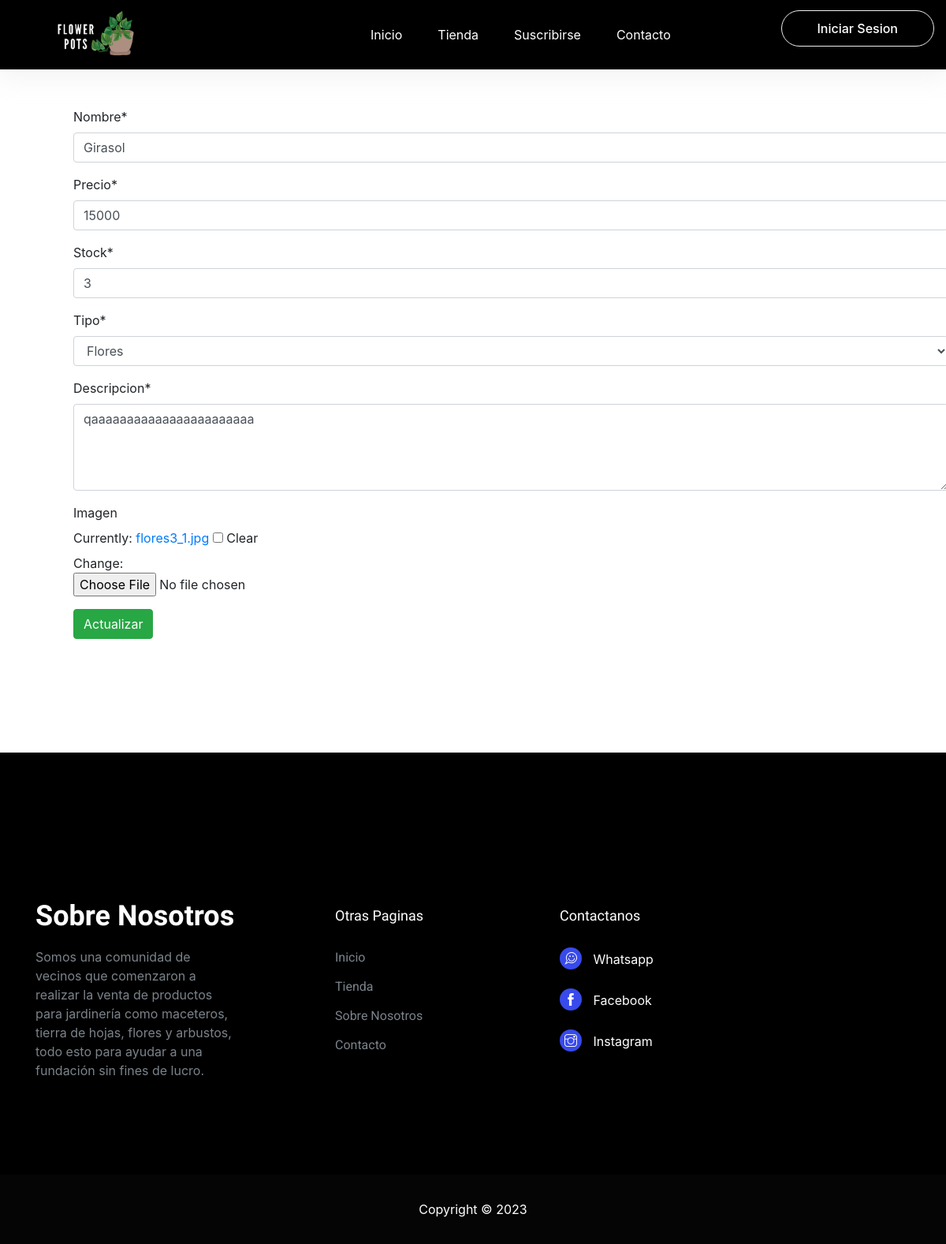
Page /update/36/ on the earlier database version.
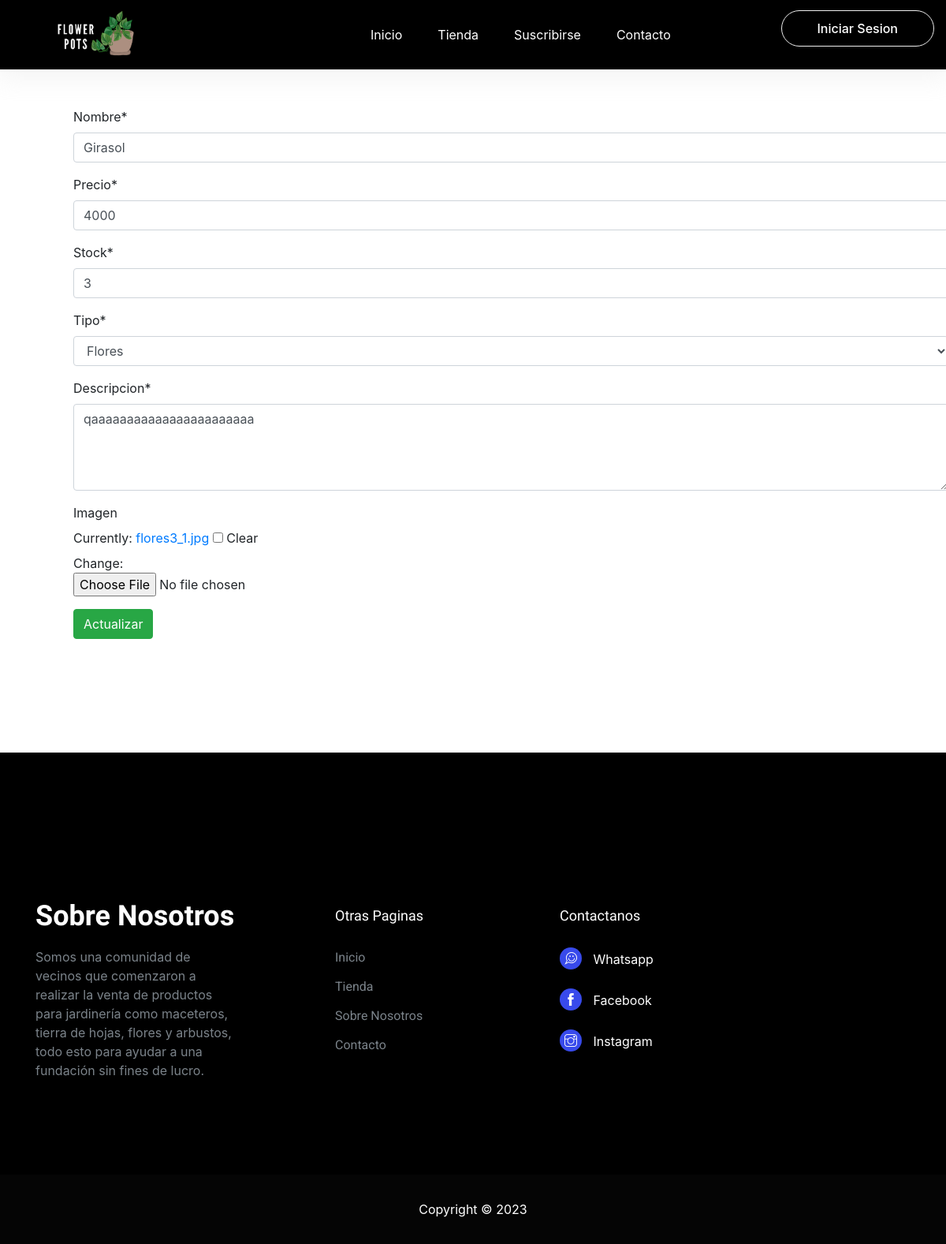
Same page on the later database version.
### core/models.py (models this page shows, shortened)
class Producto(models.Model):
    nombre = models.CharField(max_length=50)
    precio = models.IntegerField()
    stock = models.PositiveIntegerField()
    tipo = models.ForeignKey(TipoProducto, on_delete=models.CASCADE)
    descripcion = models.CharField(max_length=250)
    imagen = models.ImageField(null=True,blank=True)
    created_at = models.DateTimeField(auto_now_add=True)
    updated_at = models.DateTimeField(auto_now=True)

### core/views.py (the view)
# urls.py: path('update/<id>/', update, name="update"),
def update(request, id):
    producto = Producto.objects.get(id=id) #buscamos un producto por su id (primer campo base de datos y el otro es nuestro)
    data = {
        'form' : ProductoForm(instance=producto) #Carga la info en el formulario
    }
    if request.method == 'POST':
        formulario = ProductoForm(data=request.POST, instance=producto, files=request.FILES)
        if formulario.is_valid():
            formulario.save() #Commit, update
            messages.success(request, "Producto modificado correctamente")
            data['form'] = formulario #actualizar visualmente el formulario
    return render(request,'core/update-product.html',data)

### core/forms.py
class ProductoForm(ModelForm):
    nombre = forms.CharField(widget=forms.TextInput(attrs={"placeholder":"Ingrese Nombre"}))
    precio = forms.IntegerField(min_value=0,widget=forms.NumberInput(attrs={"placeholder":"Ingrese Precio"}))
    stock = forms.IntegerField(min_value=0,widget=forms.NumberInput(attrs={"placeholder":"Ingrese Stock"}))
    descripcion = forms.CharField(min_length=10,max_length=200,widget=forms.Textarea(attrs={"rows":4}))
    class Meta:
        model = Producto
        fields = '__all__'

### core/models.py (called while the page is built)
    def __str__(self):
        return self.descripcion

### core/templates/core/update-product.html (shortened to what this page needs)
{% extends 'core/base.html' %}
{% load static %}
{% load crispy_forms_tags %}
{% block contenido %}
<div class="container">
    <div class="row">
        <div class="col-12 m-5">
            <form action="" method="POST">
                <table>
                    {{ form | crispy}}
                </table>
                <input type="submit" class="btn btn-success" value="Actualizar">
            </form>
            <br><br><br><br>
        </div>
    </div>
</div>
{% endblock %}

Differences in the rows shown:
changed Producto "Girasol": precio "15000" → "4000"
